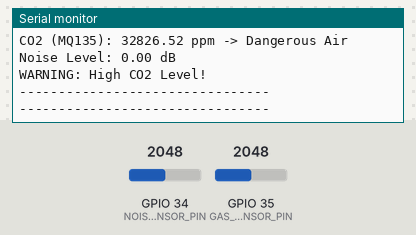
Simulated run of this program. Board: ESP32. Shown: the last lines printed to the serial monitor. Inputs (shaded band) come from the test bench; at power-on: GPIO 35 (GAS_SENSOR_PIN) = 2048, GPIO 34 (NOISE_SENSOR_PIN) = 2048 (analog values on the 0–4095 scale). WiFi joins after 1.5 s; servers stay silent unless stated.

Above: at 3.0 s.
3.1 s: GPIO 35 (GAS_SENSOR_PIN) set to 960
At 3.21 s:
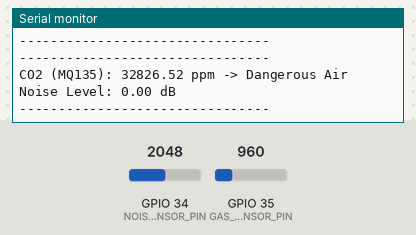
5.5 s: GPIO 35 (GAS_SENSOR_PIN) set to 760
At 5.71 s:
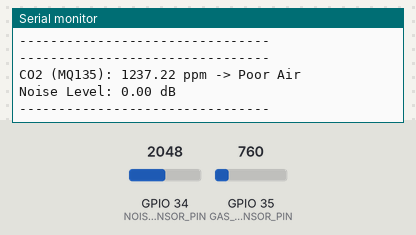
8.0 s: GPIO 35 (GAS_SENSOR_PIN) set to 4095
At 8.21 s:
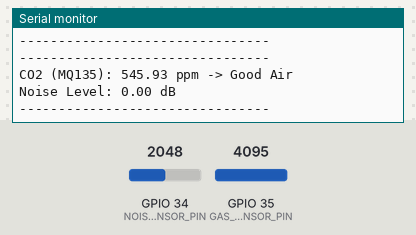
10.5 s: GPIO 34 (NOISE_SENSOR_PIN) set to 1960
At 10.71 s:
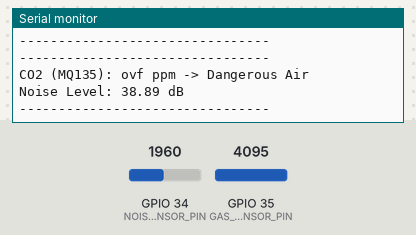
12.0 s: GPIO 34 (NOISE_SENSOR_PIN) set to 2040
At 12.21 s:
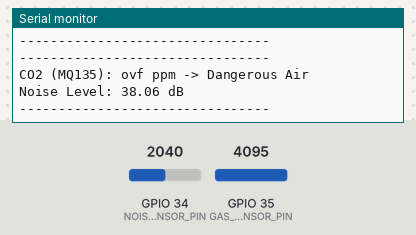
Timing chart, 0 to 14.5 s (numbered marks = the images above; inputs shaded):
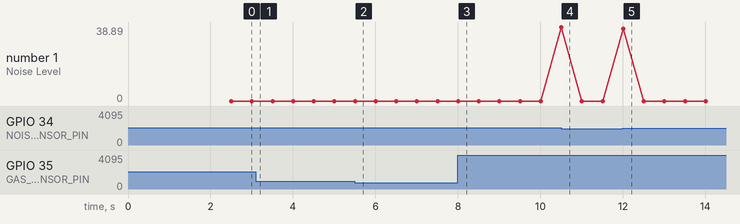

Measured:
- after the input at 10.5 s, the serial monitor: prints a new line at once (image 4)
- after the input at 12.0 s, the serial monitor: prints a new line at once (image 5)

The program:

main.cpp
```cpp
/******************************************************** * SMART AIR QUALITY & NOISE MONITORING SYSTEM
 * ESP32 + MQ135 + MKE-S06 + Blynk
 ********************************************************/

//================ BLYNK ==================
#define BLYNK_TEMPLATE_ID "TMPL6qg2_fIwA"
#define BLYNK_TEMPLATE_NAME "portable air and noise device"
#define BLYNK_AUTH_TOKEN "ou6mqSVs8e3ML2enrSauLh6Kaw4YvETb"
#define BLYNK_PRINT Serial

#include <Arduino.h>
#include <WiFi.h>
#include <WiFiClient.h>
#include <BlynkSimpleEsp32.h>
#include <math.h>

//================ WIFI ==================
char auth[] = BLYNK_AUTH_TOKEN;
char ssid[] = "VGU_Student_Guest";
char pass[] = "";

//================ SENSOR PINS & CONSTANTS ==================
#define GAS_SENSOR_PIN     35
#define NOISE_SENSOR_PIN   34

#define RL 10.0
#define R0 76.63
#define MQ_M -0.417
#define MQ_B 0.858

//================ BLYNK VIRTUAL PINS ==================
#define V0_GAS   V0
#define V1_NOISE V1

//================ VARIABLES ==================
float co2_ppm = 0;
float noise_level_db = 0;

//================ ALERT THRESHOLDS ==================
const float CO2_ALERT_THRESHOLD = 1000;
const float NOISE_ALERT_THRESHOLD = 85;
bool gas_alert_sent = false;
bool noise_alert_sent = false;

BlynkTimer timer;

//====================================================
// MQ135 GAS SENSOR FUNCTION (Logarithmic Formula)
//====================================================
float readMQ135() {

  int adc = 0;

for (int i = 0; i < 20; i++) {
    adc += analogRead(GAS_SENSOR_PIN);
    delay(5);
}

adc /= 20;
  if (adc <= 0) adc = 1;

  float voltage = adc * (3.3 / 4095.0);

  if (voltage < 0.1) voltage = 0.1;

  float Rs = ((3.3 - voltage) / voltage) * RL;

  float ratio = Rs / R0;
  float ppm = 116.6020682 * pow(ratio, -2.769034857);

  return ppm;
}
//====================================================
// NOISE SENSOR FUNCTION (dB estimation)
//====================================================
float readNoise() {
  int signalMax = 0;
  int signalMin = 4095;
  unsigned long startMillis = millis();

  // Lấy mẫu trong vòng 100ms
  while (millis() - startMillis < 100) {
    int sample = analogRead(NOISE_SENSOR_PIN);
    if (sample > signalMax) signalMax = sample;
    if (sample < signalMin) signalMin = sample;
  }

  int peakToPeak = signalMax - signalMin;
  if (peakToPeak < 1) peakToPeak = 1;

  float db = 20 * log10((float)peakToPeak);
  return db;
}

//====================================================
// MAIN SENSOR TASK
//====================================================
void readSensorData() {
  Serial.println("--------------------------------");

  // Đọc dữ liệu từ các cảm biến
  co2_ppm = readMQ135();
  noise_level_db = readNoise();

  //================ DISPLAY TO SERIAL ==================
  Serial.print("CO2 (MQ135): ");
  Serial.print(co2_ppm);
  Serial.print(" ppm");

  if (co2_ppm < 800) Serial.println(" -> Good Air");
  else if (co2_ppm < 1200) Serial.println(" -> Moderate Air");
  else if (co2_ppm < 2000) Serial.println(" -> Poor Air");
  else Serial.println(" -> Dangerous Air");

  Serial.print("Noise Level: ");
  Serial.print(noise_level_db);
  Serial.println(" dB");

  //================ BLYNK SEND ==================
  if (Blynk.connected()) {
    Blynk.virtualWrite(V0_GAS, co2_ppm);
    Blynk.virtualWrite(V1_NOISE, noise_level_db);
  }

  //================ CO2 ALERT ==================
  if (co2_ppm > CO2_ALERT_THRESHOLD && !gas_alert_sent) {
    Serial.println("WARNING: High CO2 Level!");
    gas_alert_sent = true;
  }
  if (co2_ppm < 900) gas_alert_sent = false;

  //================ NOISE ALERT ==================
  if (noise_level_db > NOISE_ALERT_THRESHOLD && !noise_alert_sent) {
    Serial.println("WARNING: High Noise Level!");
    noise_alert_sent = true;
  }
  if (noise_level_db < 80) noise_alert_sent = false;

  Serial.println("--------------------------------");
}

//====================================================
// SETUP
//====================================================
void setup() {
  Serial.begin(115200);

  analogReadResolution(12);

  pinMode(GAS_SENSOR_PIN, INPUT);
  pinMode(NOISE_SENSOR_PIN, INPUT);

  Serial.println("SMART AIR & NOISE SYSTEM STARTED");

  Blynk.begin(auth, ssid, pass);

  timer.setInterval(500L, readSensorData);
}

//====================================================
// LOOP
//====================================================
void loop() {
  Blynk.run();
  timer.run();
}
```
